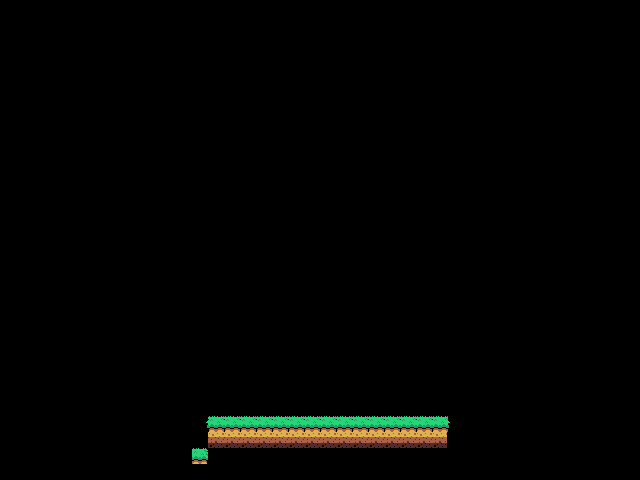

Tiled map render using the project's own tile images. Description and the whole map definition, tile-layer contents included, below:
An orthogonal 40x30 tile map with 16x16 px tiles, 1 tile layer (Grass) and 3 objects.

<map version="1.0" orientation="orthogonal" renderorder="right-down" width="40" height="30" tilewidth="16" tileheight="16" nextobjectid="16">
 <tileset firstgid="1" name="grassTiles" tilewidth="16" tileheight="16" tilecount="25" columns="5">
  <image source="../assets/grassTiles.png" width="80" height="80" />
 </tileset>
 <layer name="Grass" width="40" height="30">
  <data encoding="csv">
0,0,0,0,0,0,0,0,0,0,0,0,0,0,0,0,0,0,0,0,0,0,0,0,0,0,0,0,0,0,0,0,0,0,0,0,0,0,0,0,
0,0,0,0,0,0,0,0,0,0,0,0,0,0,0,0,0,0,0,0,0,0,0,0,0,0,0,0,0,0,0,0,0,0,0,0,0,0,0,0,
0,0,0,0,0,0,0,0,0,0,0,0,0,0,0,0,0,0,0,0,0,0,0,0,0,0,0,0,0,0,0,0,0,0,0,0,0,0,0,0,
0,0,0,0,0,0,0,0,0,0,0,0,0,0,0,0,0,0,0,0,0,0,0,0,0,0,0,0,0,0,0,0,0,0,0,0,0,0,0,0,
0,0,0,0,0,0,0,0,0,0,0,0,0,0,0,0,0,0,0,0,0,0,0,0,0,0,0,0,0,0,0,0,0,0,0,0,0,0,0,0,
0,0,0,0,0,0,0,0,0,0,0,0,0,0,0,0,0,0,0,0,0,0,0,0,0,0,0,0,0,0,0,0,0,0,0,0,0,0,0,0,
0,0,0,0,0,0,0,0,0,0,0,0,0,0,0,0,0,0,0,0,0,0,0,0,0,0,0,0,0,0,0,0,0,0,0,0,0,0,0,0,
0,0,0,0,0,0,0,0,0,0,0,0,0,0,0,0,0,0,0,0,0,0,0,0,0,0,0,0,0,0,0,0,0,0,0,0,0,0,0,0,
0,0,0,0,0,0,0,0,0,0,0,0,0,0,0,0,0,0,0,0,0,0,0,0,0,0,0,0,0,0,0,0,0,0,0,0,0,0,0,0,
0,0,0,0,0,0,0,0,0,0,0,0,0,0,0,0,0,0,0,0,0,0,0,0,0,0,0,0,0,0,0,0,0,0,0,0,0,0,0,0,
0,0,0,0,0,0,0,0,0,0,0,0,0,0,0,0,0,0,0,0,0,0,0,0,0,0,0,0,0,0,0,0,0,0,0,0,0,0,0,0,
0,0,0,0,0,0,0,0,0,0,0,0,0,0,0,0,0,0,0,0,0,0,0,0,0,0,0,0,0,0,0,0,0,0,0,0,0,0,0,0,
0,0,0,0,0,0,0,0,0,0,0,0,0,0,0,0,0,0,0,0,0,0,0,0,0,0,0,0,0,0,0,0,0,0,0,0,0,0,0,0,
0,0,0,0,0,0,0,0,0,0,0,0,0,0,0,0,0,0,0,0,0,0,0,0,0,0,0,0,0,0,0,0,0,0,0,0,0,0,0,0,
0,0,0,0,0,0,0,0,0,0,0,0,0,0,0,0,0,0,0,0,0,0,0,0,0,0,0,0,0,0,0,0,0,0,0,0,0,0,0,0,
0,0,0,0,0,0,0,0,0,0,0,0,0,0,0,0,0,0,0,0,0,0,0,0,0,0,0,0,0,0,0,0,0,0,0,0,0,0,0,0,
0,0,0,0,0,0,0,0,0,0,0,0,0,0,0,0,0,0,0,0,0,0,0,0,0,0,0,0,0,0,0,0,0,0,0,0,0,0,0,0,
0,0,0,0,0,0,0,0,0,0,0,0,0,0,0,0,0,0,0,0,0,0,0,0,0,0,0,0,0,0,0,0,0,0,0,0,0,0,0,0,
0,0,0,0,0,0,0,0,0,0,0,0,0,0,0,0,0,0,0,0,0,0,0,0,0,0,0,0,0,0,0,0,0,0,0,0,0,0,0,0,
0,0,0,0,0,0,0,0,0,0,0,0,0,0,0,0,0,0,0,0,0,0,0,0,0,0,0,0,0,0,0,0,0,0,0,0,0,0,0,0,
0,0,0,0,0,0,0,0,0,0,0,0,0,0,0,0,0,0,0,0,0,0,0,0,0,0,0,0,0,0,0,0,0,0,0,0,0,0,0,0,
0,0,0,0,0,0,0,0,0,0,0,0,0,0,0,0,0,0,0,0,0,0,0,0,0,0,0,0,0,0,0,0,0,0,0,0,0,0,0,0,
0,0,0,0,0,0,0,0,0,0,0,0,0,0,0,0,0,0,0,0,0,0,0,0,0,0,0,0,0,0,0,0,0,0,0,0,0,0,0,0,
0,0,0,0,0,0,0,0,0,0,0,0,0,0,0,0,0,0,0,0,0,0,0,0,0,0,0,0,0,0,0,0,0,0,0,0,0,0,0,0,
0,0,0,0,0,0,0,0,0,0,0,0,0,0,0,0,0,0,0,0,0,0,0,0,0,0,0,0,0,0,0,0,0,0,0,0,0,0,0,0,
0,0,0,0,0,0,0,0,0,0,0,0,0,0,0,0,0,0,0,0,0,0,0,0,0,0,0,0,0,0,0,0,0,0,0,0,0,0,0,0,
0,0,0,0,0,0,0,0,0,0,0,0,6,7,7,7,7,7,7,7,7,7,7,7,7,7,7,7,10,0,0,0,0,0,0,0,0,0,0,0,
0,0,0,0,0,0,0,0,0,0,0,0,0,13,13,13,13,13,13,13,13,13,13,13,13,13,13,14,0,0,0,0,0,0,0,0,0,0,0,0,
0,0,0,0,0,0,0,0,0,0,0,0,9,23,23,23,23,23,23,23,23,23,23,23,23,23,23,23,0,0,0,0,0,0,0,0,0,0,0,0,
0,0,0,0,0,0,0,0,0,0,0,0,0,0,0,0,0,0,0,0,0,0,0,0,0,0,0,0,0,0,0,0,0,0,0,0,0,0,0,0
</data>
 </layer>
 <objectgroup color="#040000" name="Walls">
  <object id="13" x="208" y="416" width="240" height="16" />
  <object id="14" x="192" y="448" width="32" height="16" />
  <object id="15" x="208" y="432" width="16" height="16" />
 </objectgroup>
</map>
